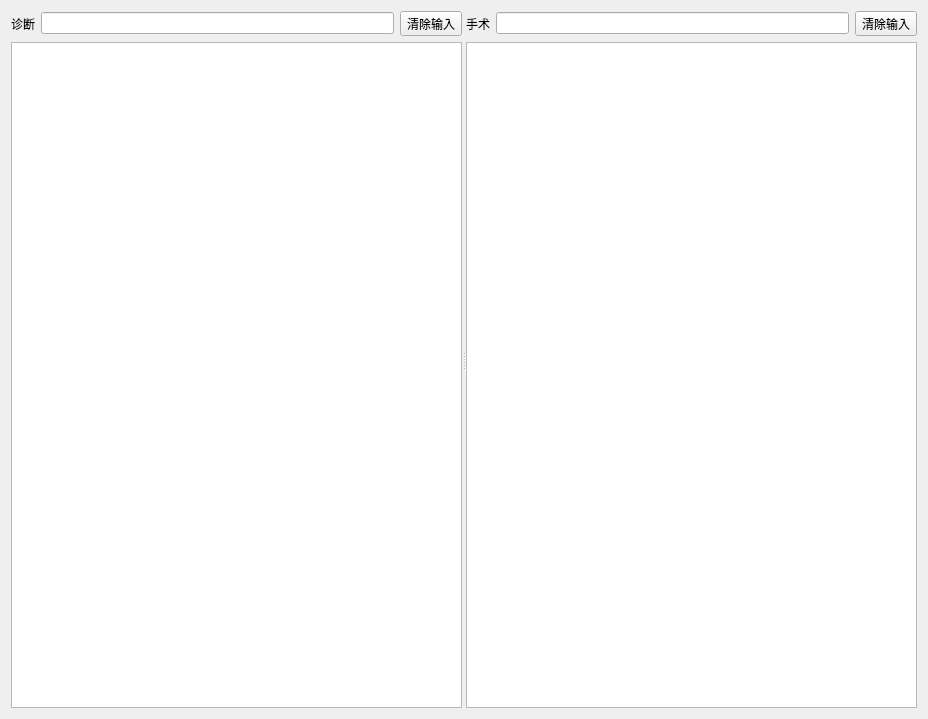
<?xml version="1.0" encoding="UTF-8"?>
<ui version="4.0">
 <class>Form</class>
 <widget class="QWidget" name="Form">
  <property name="geometry">
   <rect>
    <x>0</x>
    <y>0</y>
    <width>928</width>
    <height>719</height>
   </rect>
  </property>
  <property name="windowTitle">
   <string>Form</string>
  </property>
  <layout class="QHBoxLayout" name="horizontalLayout_3">
   <item>
    <widget class="QSplitter" name="splitter">
     <property name="orientation">
      <enum>Qt::Horizontal</enum>
     </property>
     <widget class="QWidget" name="">
      <layout class="QVBoxLayout" name="verticalLayout">
       <item>
        <layout class="QHBoxLayout" name="horizontalLayout">
         <item>
          <widget class="QLabel" name="label">
           <property name="text">
            <string>诊断</string>
           </property>
          </widget>
         </item>
         <item>
          <widget class="QLineEdit" name="DiagInput"/>
         </item>
         <item>
          <widget class="QToolButton" name="ClearDiag">
           <property name="text">
            <string>清除输入</string>
           </property>
          </widget>
         </item>
        </layout>
       </item>
       <item>
        <widget class="QTableView" name="DiagView"/>
       </item>
      </layout>
     </widget>
     <widget class="QWidget" name="">
      <layout class="QVBoxLayout" name="verticalLayout_2">
       <item>
        <layout class="QHBoxLayout" name="horizontalLayout_2">
         <item>
          <widget class="QLabel" name="label_2">
           <property name="text">
            <string>手术</string>
           </property>
          </widget>
         </item>
         <item>
          <widget class="QLineEdit" name="OperInput"/>
         </item>
         <item>
          <widget class="QToolButton" name="ClearOper">
           <property name="text">
            <string>清除输入</string>
           </property>
          </widget>
         </item>
        </layout>
       </item>
       <item>
        <widget class="QTableView" name="OperView"/>
       </item>
      </layout>
     </widget>
    </widget>
   </item>
  </layout>
 </widget>
 <resources/>
 <connections/>
</ui>
